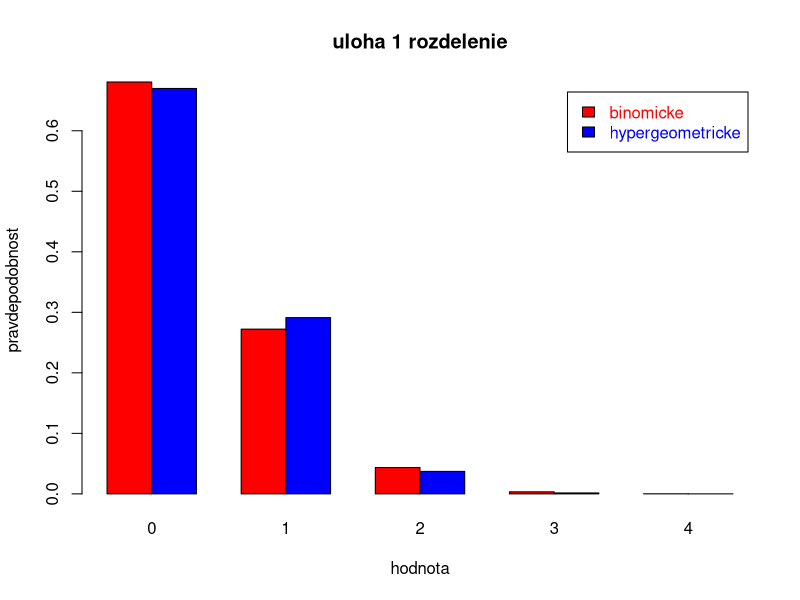
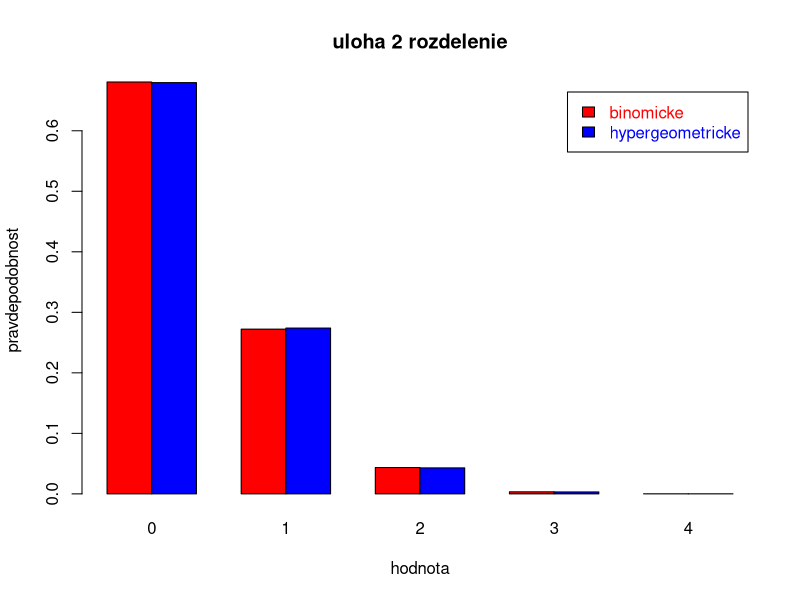

R code for these plots, in order:
## ---- chunk 1
dbinom(2, 5, 4 / 54)
dhyper(2, 4, 54 - 4, 5)

xB <- c(0:4)
hustotaB <- dbinom(xB, 5, 4 / 54)
hustota2 <- dhyper(xB, 4, 54 - 4, 5)
tabulka <- data.frame(hodnota = xB, pravdepodobnost = hustotaB, hypgeo = hustota2)
collnames <- c('binomicke', 'hypergeometricke')
colcolor <- c('red','blue')
barplot(t(tabulka[c('pravdepodobnost', 'hypgeo')]), beside = T, main = "uloha 1 rozdelenie", xlab = "hodnota", ylab = "pravdepodobnost", names.arg = xB, col = colcolor, legend.text = collnames, args.legend = list(text.col=colcolor,col=colcolor))


## ---- chunk 2
dbinom(2, 5, 40 / 540)
dhyper(2, 40, 540 - 40, 5)



xB <- c(0:4)
hustotaB <- dbinom(xB, 5, 40 / 540)
hustota2 <- dhyper(xB, 40, 540 - 40, 5)
tabulka <- data.frame(hodnota = xB, pravdepodobnost = hustotaB, hypgeo = hustota2)
collnames <- c('binomicke', 'hypergeometricke')
colcolor <- c('red','blue')
barplot(t(tabulka[c('pravdepodobnost', 'hypgeo')]), beside = T, main = "uloha 2 rozdelenie", xlab = "hodnota", ylab = "pravdepodobnost", names.arg = xB, col = colcolor, legend.text = collnames, args.legend = list(text.col=colcolor,col=colcolor))


